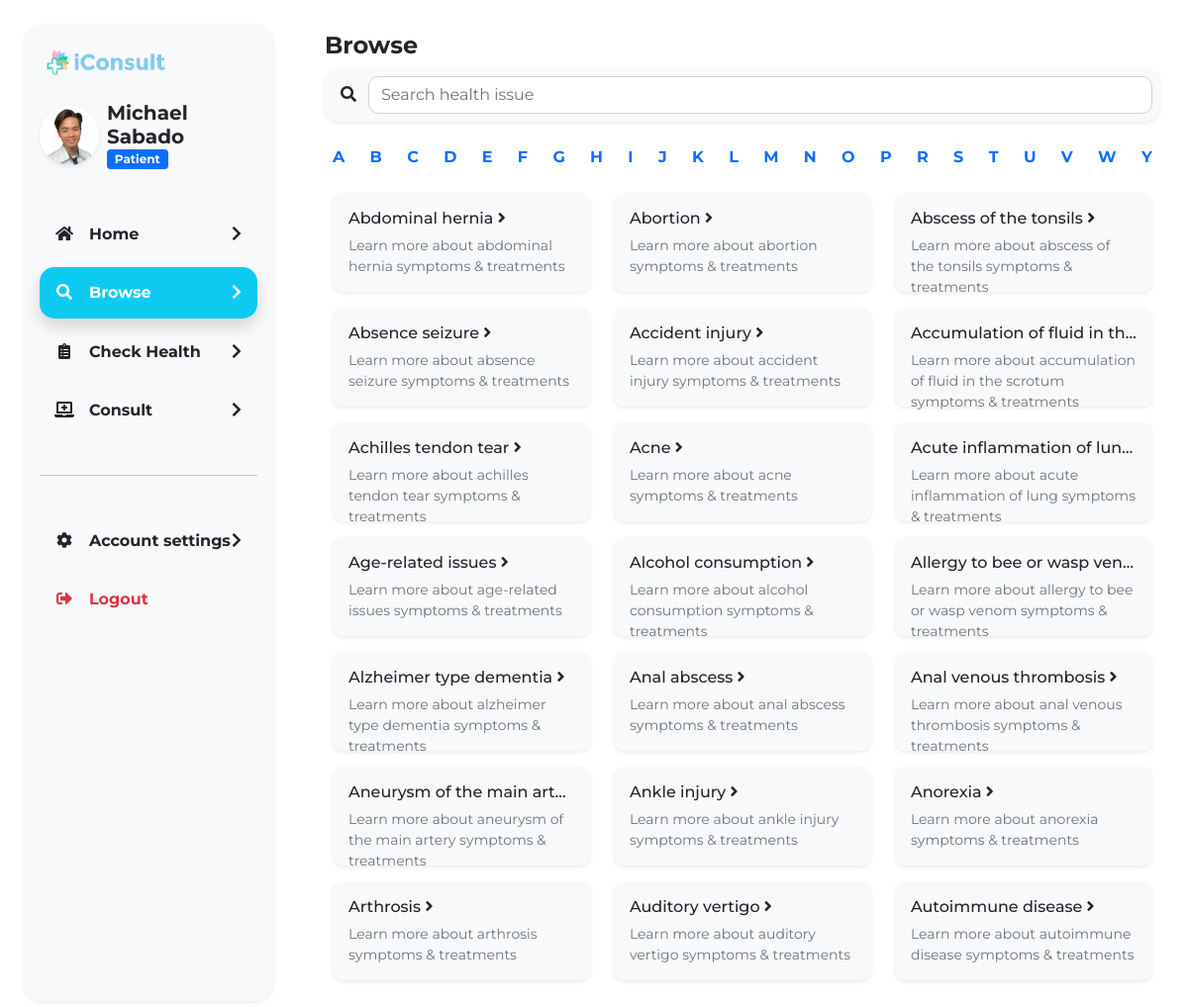
The app's page /patient/browse.php (signed in) with its own data.
### tables this page shows
CREATE TABLE `issues` (
  `id` int(11) NOT NULL,
  `name` varchar(100) NOT NULL,
  `isdisplayed` int(11) NOT NULL
);

### patient/browse.php (the view, shortened to what this page needs)
<?php
include('../php/db_config.php');
?>
<!doctype html>
<html lang="en">
<head>
    <link href="https://cdn.jsdelivr.net/npm/bootstrap@5.0.0/dist/css/bootstrap.min.css" rel="stylesheet">
    <link href="https://cdnjs.cloudflare.com/ajax/libs/font-awesome/5.15.1/css/all.min.css" rel="stylesheet" />
    <link rel="stylesheet" href="../css/style.css">
    <link href="https://unpkg.com/aos@2.3.1/dist/aos.css" rel="stylesheet">
</head>
<body>
    <div class="container-fluid p-0">
        <div class="row m-0">
            <?php include('components/sidebar.php') ?>
            <div class=" col-md-9 col-sm-12 col-12">
                <div class="vh-100  py-3">
                    <div class="p-3">
                        <div class="h4 fw-bolder">Browse</div>
                        <div class=" p-2 round-1 bg-light text-dark shadow-sm mb-4 d-flex align-items-center">
                            <div class="mx-2">
                                <i class="fas fa-search"></i>
                            </div>
                            <div class="ms-1 w-100">
                                <input type="text" class="form-control round-2" placeholder="Search health issue" onkeyup="search($(this).val())">
                            </div>
                        </div>
                        <div class="d-flex justify-content-between flex-wrap mb-3" data-aos="fade-in">
                            <?php
                            $str = "A";
                            while ($str != "AA") {
                                if ($str == "Q" || $str == "X" || $str == "Z") {
                                } else {
                                    echo "<a href='?keyword=" . $str . "' class='mx-2 text-decoration-none fw-bold'>" . $str . "</a>";
                                }
                                $str++;
                            }
                            ?>
                        </div>
                        <div class="mycontent p-2" id="main">
                            <div class="row " id="query">
                                <?php
                                if (isset($_GET['keyword'])) {
                                    $key = $_GET['keyword'];
                                } else $key = "A";
                                $sql = "SELECT * FROM issues WHERE isdisplayed = 0 AND name LIKE '" . $key . "%' ORDER BY name";
                                $result = mysqli_query($conn, $sql);
                                if ($result->num_rows > 0) {
                                    while ($row = $result->fetch_assoc()) {
                                        echo '<div class="col-md-4 "><div class=" bg-light round-2 p-3 mb-3 issues shadow-sm" style="height: 100px" onclick="window.location.href=\'view.php?id=' . $row['id'] . '\'" data-aos="fade-up">';
                                        echo "<div class='h6 text-truncate'>" . $row['name'] . " <i class='fas fa-angle-right'></i></div><div class='form-text'>Learn more about <span class='text-lowercase'>" . $row['name'] . "</span> symptoms & treatments</div></div></div>";
                                    }
                                }
                                ?>
                            </div>
                        </div>
                    </div>
                </div>
            </div>
        </div>
    </div>
</body>
</html>

### css/style.css (style rules this page uses)
body { font-family: "Montserrat", sans-serif; }
.round-1 { border-radius: 15px; }
.round-2 { border-radius: 10px; }
.mycontent { height: calc(100vh - 210px); overflow-y: auto; overflow-x: hidden; }

### patient/browse.php (style rules this page uses)
.mycontent { height: calc(100vh - 210px); overflow-y: auto; overflow-x: hidden; }

### records on screen
issues: name "Abdominal hernia", name "abdominal hernia"
issues: name "Abortion", name "abortion"
issues: name "Abscess of the tonsils", name "abscess of the tonsils"
issues: name "Absence seizure", name "absence seizure"
issues: name "Accident injury", name "accident injury"
issues: name "Accumulation of fluid in th…", name "accumulation of fluid in the scrotum"
issues: name "Achilles tendon tear", name "achilles tendon tear"
issues: name "Acne", name "acne"
issues: name "Acute inflammation of lun…", name "acute inflammation of lung"
issues: name "Age-related issues", name "age-related issues"
issues: name "Alcohol consumption", name "alcohol consumption"
issues: name "Allergy to bee or wasp ven…", name "allergy to bee or wasp venom"
issues: name "Alzheimer type dementia", name "alzheimer type dementia"
issues: name "Anal abscess", name "anal abscess"
issues: name "Anal venous thrombosis", name "anal venous thrombosis"
issues: name "Aneurysm of the main art…", name "aneurysm of the main artery"
issues: name "Ankle injury", name "ankle injury"
issues: name "Anorexia", name "anorexia"
issues: name "Arthrosis", name "arthrosis"
issues: name "Auditory vertigo", name "auditory vertigo"
issues: name "Autoimmune disease", name "autoimmune disease"

### other values on screen
$_SESSION['user']['firstName'] "Michael"
$_SESSION['user']['lastName'] "Sabado"
